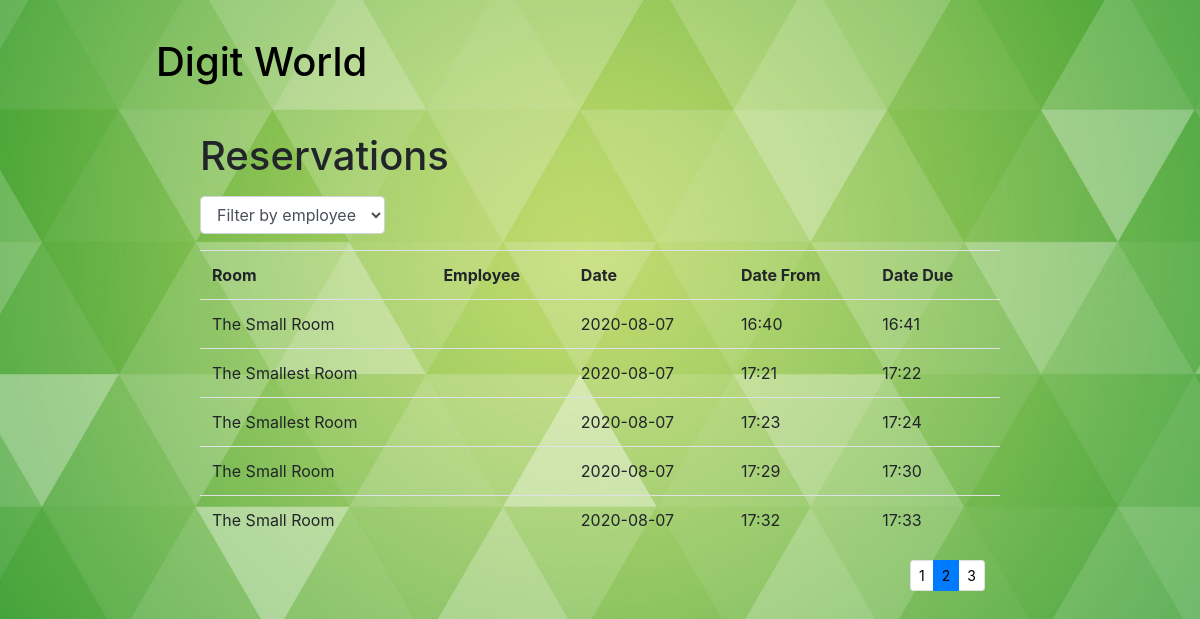
Screenshot of /reservations/history/?page=2 (signed in) with the database file from the repository.
### reservations/models.py (models this page shows, shortened)
class Reservations(models.Model):
    room_id = models.ForeignKey(Rooms, on_delete=models.SET_NULL, null=True, db_constraint=False)
    employee_id = models.ForeignKey(Employee, on_delete=models.SET_NULL, null=True, db_constraint=False)
    date = models.DateField('Date', null=False, default=datetime.now, blank=False)
    time_from = models.TimeField('Time From', null=False, blank=False)
    time_due = models.TimeField('Time Due', null=False, blank=False)
    STATUS = (
        ('w', ('waiting')),
        ('d', ('done')),
        ('x', ('canceled')),
    )
    status = models.CharField(max_length=1,
                              choices=STATUS,
                              blank=True,
                              default='w',
                              help_text=('Status')
                              )

class Rooms(models.Model):
    name = models.CharField('Name', max_length=200)
    def __str__(self):
        return self.name
    class Meta:
        verbose_name = "Room"
        verbose_name_plural = "Rooms"

### reservations/views.py (the view)
# urls.py: path('history/', views.reservations_list, name='all_reservations'),
@login_required
def reservations_list(request):
    paginator = Paginator(Reservations.objects.order_by('-date').all(), 5)
    page_number = request.GET.get('page')
    reservations = paginator.get_page(page_number)
    employees = Employee.objects.all()
    context = {
        'reservations': reservations,
        'employees': employees
    }
    return render(request, 'reservations_ListView.html', context=context)

### reservations/templates/reservations_ListView.html (shortened to what this page needs)
{% extends "base.html" %}
{% block content %}
<h1>Reservations</h1>
<p>
<form action="{% url 'search' %}" method="get" class="form-inline my-2 my-md-0">
     <div class="form-group">
    <select class="form-control" name="query" type="text" id="exampleFormControlSelect1" onchange="this.form.submit()">
      <option selected>Filter by employee</option>
    </select>
  </div>
</form>
</p>
<div class="visits-list">
    <table class="table table-hover">
        {%if reservations%}
        <tr>
            <th scope="col">Room</th>
            <th scope="col">Employee</th>
            <th scope="col">Date</th>
            <th scope="col">Date From</th>
            <th scope="col">Date Due</th>
        </tr>
        {%for reservation in reservations%}
        <tr>
            <td>{{reservation.room_id}}</td>
            <td>{{reservation.employee_id}}</td>
            <td>{{reservation.date|date:"Y-m-d"}}</td>
            <td>{{reservation.time_from|date:"H:i"}}</td>
            <td>{{reservation.time_due|date:"H:i"}}</td>
            {%endfor%}
    </table>
    <div class="container puslapiai">
        <nav aria-label="...">
            {% if reservations.has_other_pages %}
            <ul class="pagination pagination-sm justify-content-end">
                {% for i in reservations.paginator.page_range %}
                {% if reservations.number == i %}
                <li class="page-item active">
                    <a class="page-link" href="#">{{ i }}</a>
                </li>
                {% else %}
                <li class="page-item">
                    <a class="page-link" href="?page={{ i }}">{{ i }}</a>
                </li>
                {% endif %}
                {% endfor %}
            </ul>
            {% endif %}
        </nav>
    </div>
</div>
{% endif %}
{% endblock %}

### reservations/static/css/styles.css (style rules this page uses)
* { box-sizing: border-box; }
a { color: black!important; text-decoration: none; }
body { background: url('../image/cover.jpg')no-repeat center center fixed; -webkit-background-size: cover; -moz-background-size: cover; -o-background-size: cover; background-size: cover; font-family: 'Heebo', sans-serif; color: white; }

### rows the page displays
Reservations: room_id "The Small Room", date "2020-08-07", time_from "16:40", time_due "16:41"
Reservations: room_id "The Smallest Room", date "2020-08-07", time_from "17:21", time_due "17:22"
Reservations: room_id "The Smallest Room", date "2020-08-07", time_from "17:23", time_due "17:24"
Reservations: room_id "The Small Room", date "2020-08-07", time_from "17:29", time_due "17:30"
Reservations: room_id "The Small Room", date "2020-08-07", time_from "17:32", time_due "17:33"

### other values shown
{{ i }} "1" "3"
{{ i }} "2"
